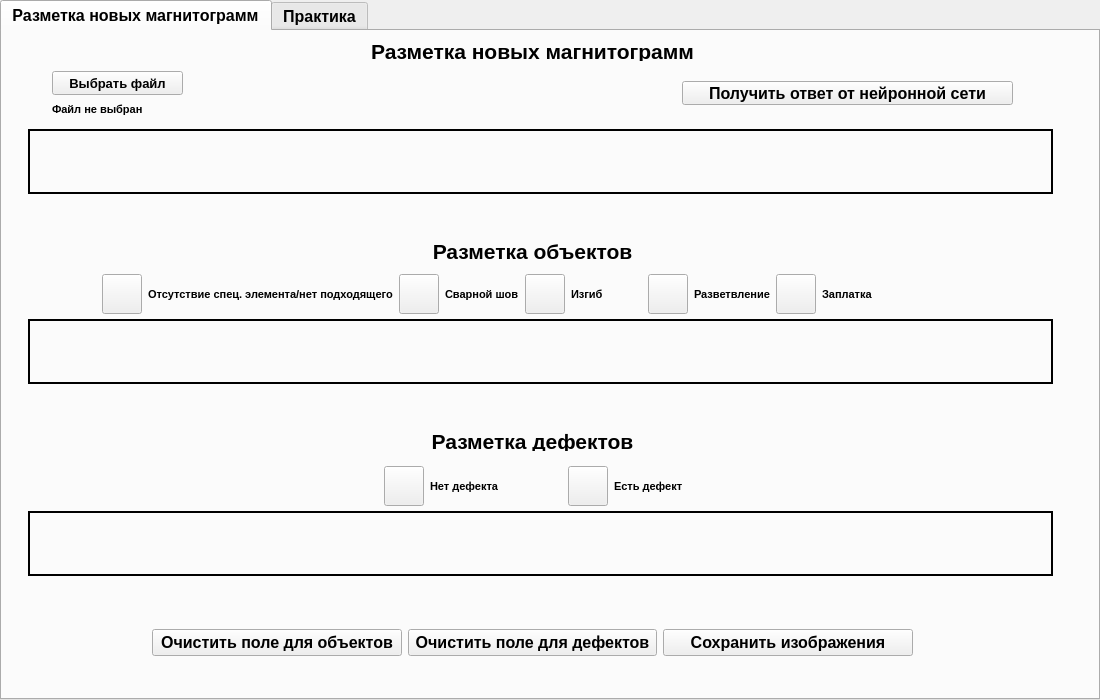
<?xml version="1.0" encoding="UTF-8"?>
<ui version="4.0">
 <class>MainWindow</class>
 <widget class="QMainWindow" name="MainWindow">
  <property name="geometry">
   <rect>
    <x>0</x>
    <y>0</y>
    <width>1100</width>
    <height>700</height>
   </rect>
  </property>
  <property name="minimumSize">
   <size>
    <width>1024</width>
    <height>700</height>
   </size>
  </property>
  <property name="maximumSize">
   <size>
    <width>1100</width>
    <height>700</height>
   </size>
  </property>
  <property name="windowTitle">
   <string>MainWindow</string>
  </property>
  <widget class="QWidget" name="centralwidget">
   <widget class="QTabWidget" name="tabWidget">
    <property name="enabled">
     <bool>true</bool>
    </property>
    <property name="geometry">
     <rect>
      <x>0</x>
      <y>0</y>
      <width>1100</width>
      <height>700</height>
     </rect>
    </property>
    <property name="minimumSize">
     <size>
      <width>800</width>
      <height>700</height>
     </size>
    </property>
    <property name="maximumSize">
     <size>
      <width>1100</width>
      <height>700</height>
     </size>
    </property>
    <property name="font">
     <font>
      <family>Arial</family>
      <pointsize>12</pointsize>
      <weight>75</weight>
      <bold>true</bold>
     </font>
    </property>
    <property name="currentIndex">
     <number>0</number>
    </property>
    <widget class="QWidget" name="tab">
     <attribute name="title">
      <string>Разметка новых магнитограмм</string>
     </attribute>
     <widget class="QLabel" name="label">
      <property name="geometry">
       <rect>
        <x>310</x>
        <y>10</y>
        <width>441</width>
        <height>20</height>
       </rect>
      </property>
      <property name="font">
       <font>
        <pointsize>16</pointsize>
       </font>
      </property>
      <property name="text">
       <string>Разметка новых магнитограмм</string>
      </property>
      <property name="alignment">
       <set>Qt::AlignCenter</set>
      </property>
     </widget>
     <widget class="QPushButton" name="pushButton_30">
      <property name="geometry">
       <rect>
        <x>50</x>
        <y>40</y>
        <width>131</width>
        <height>24</height>
       </rect>
      </property>
      <property name="font">
       <font>
        <family>Arial</family>
        <pointsize>10</pointsize>
        <weight>75</weight>
        <bold>true</bold>
       </font>
      </property>
      <property name="text">
       <string>Выбрать файл</string>
      </property>
     </widget>
     <widget class="QLabel" name="label_82">
      <property name="geometry">
       <rect>
        <x>50</x>
        <y>70</y>
        <width>211</width>
        <height>16</height>
       </rect>
      </property>
      <property name="font">
       <font>
        <family>Arial</family>
        <pointsize>8</pointsize>
        <weight>75</weight>
        <bold>true</bold>
       </font>
      </property>
      <property name="text">
       <string>Файл не выбран</string>
      </property>
     </widget>
     <widget class="QWidget" name="horizontalLayoutWidget">
      <property name="geometry">
       <rect>
        <x>100</x>
        <y>238</y>
        <width>791</width>
        <height>51</height>
       </rect>
      </property>
      <layout class="QHBoxLayout" name="horizontalLayout">
       <item>
        <widget class="QPushButton" name="colorButton_3">
         <property name="sizePolicy">
          <sizepolicy hsizetype="Fixed" vsizetype="Fixed">
           <horstretch>0</horstretch>
           <verstretch>0</verstretch>
          </sizepolicy>
         </property>
         <property name="minimumSize">
          <size>
           <width>20</width>
           <height>20</height>
          </size>
         </property>
         <property name="maximumSize">
          <size>
           <width>40</width>
           <height>40</height>
          </size>
         </property>
         <property name="styleSheet">
          <string notr="true"/>
         </property>
         <property name="text">
          <string/>
         </property>
        </widget>
       </item>
       <item>
        <widget class="QLabel" name="label_85">
         <property name="font">
          <font>
           <family>Arial</family>
           <pointsize>8</pointsize>
           <weight>75</weight>
           <bold>true</bold>
          </font>
         </property>
         <property name="text">
          <string>Отсутствие спец. элемента/нет подходящего</string>
         </property>
        </widget>
       </item>
       <item>
        <widget class="QPushButton" name="colorButton_2">
         <property name="sizePolicy">
          <sizepolicy hsizetype="Fixed" vsizetype="Fixed">
           <horstretch>0</horstretch>
           <verstretch>0</verstretch>
          </sizepolicy>
         </property>
         <property name="minimumSize">
          <size>
           <width>20</width>
           <height>20</height>
          </size>
         </property>
         <property name="maximumSize">
          <size>
           <width>40</width>
           <height>40</height>
          </size>
         </property>
         <property name="styleSheet">
          <string notr="true"/>
         </property>
         <property name="text">
          <string/>
         </property>
        </widget>
       </item>
       <item>
        <widget class="QLabel" name="label_84">
         <property name="font">
          <font>
           <family>Arial</family>
           <pointsize>8</pointsize>
           <weight>75</weight>
           <bold>true</bold>
          </font>
         </property>
         <property name="text">
          <string>Сварной шов</string>
         </property>
        </widget>
       </item>
       <item>
        <widget class="QPushButton" name="colorButton_1">
         <property name="sizePolicy">
          <sizepolicy hsizetype="Fixed" vsizetype="Fixed">
           <horstretch>0</horstretch>
           <verstretch>0</verstretch>
          </sizepolicy>
         </property>
         <property name="minimumSize">
          <size>
           <width>20</width>
           <height>20</height>
          </size>
         </property>
         <property name="maximumSize">
          <size>
           <width>40</width>
           <height>40</height>
          </size>
         </property>
         <property name="styleSheet">
          <string notr="true"/>
         </property>
         <property name="text">
          <string/>
         </property>
        </widget>
       </item>
       <item>
        <widget class="QLabel" name="label_83">
         <property name="font">
          <font>
           <family>Arial</family>
           <pointsize>8</pointsize>
           <weight>75</weight>
           <bold>true</bold>
          </font>
         </property>
         <property name="text">
          <string>Изгиб</string>
         </property>
        </widget>
       </item>
       <item>
        <widget class="QPushButton" name="colorButton_4">
         <property name="sizePolicy">
          <sizepolicy hsizetype="Fixed" vsizetype="Fixed">
           <horstretch>0</horstretch>
           <verstretch>0</verstretch>
          </sizepolicy>
         </property>
         <property name="minimumSize">
          <size>
           <width>20</width>
           <height>20</height>
          </size>
         </property>
         <property name="maximumSize">
          <size>
           <width>40</width>
           <height>40</height>
          </size>
         </property>
         <property name="styleSheet">
          <string notr="true"/>
         </property>
         <property name="text">
          <string/>
         </property>
        </widget>
       </item>
       <item>
        <widget class="QLabel" name="label_86">
         <property name="font">
          <font>
           <family>Arial</family>
           <pointsize>8</pointsize>
           <weight>75</weight>
           <bold>true</bold>
          </font>
         </property>
         <property name="text">
          <string>Разветвление</string>
         </property>
        </widget>
       </item>
       <item>
        <widget class="QPushButton" name="colorButton_5">
         <property name="sizePolicy">
          <sizepolicy hsizetype="Fixed" vsizetype="Fixed">
           <horstretch>0</horstretch>
           <verstretch>0</verstretch>
          </sizepolicy>
         </property>
         <property name="minimumSize">
          <size>
           <width>20</width>
           <height>20</height>
          </size>
         </property>
         <property name="maximumSize">
          <size>
           <width>40</width>
           <height>40</height>
          </size>
         </property>
         <property name="styleSheet">
          <string notr="true"/>
         </property>
         <property name="text">
          <string/>
         </property>
        </widget>
       </item>
       <item>
        <widget class="QLabel" name="label_87">
         <property name="font">
          <font>
           <family>Arial</family>
           <pointsize>8</pointsize>
           <weight>75</weight>
           <bold>true</bold>
          </font>
         </property>
         <property name="text">
          <string>Заплатка</string>
         </property>
        </widget>
       </item>
      </layout>
     </widget>
     <widget class="QWidget" name="horizontalLayoutWidget_2">
      <property name="geometry">
       <rect>
        <x>382</x>
        <y>430</y>
        <width>361</width>
        <height>51</height>
       </rect>
      </property>
      <layout class="QHBoxLayout" name="horizontalLayout_2">
       <item>
        <widget class="QPushButton" name="colorButton_6">
         <property name="sizePolicy">
          <sizepolicy hsizetype="Fixed" vsizetype="Fixed">
           <horstretch>0</horstretch>
           <verstretch>0</verstretch>
          </sizepolicy>
         </property>
         <property name="minimumSize">
          <size>
           <width>20</width>
           <height>20</height>
          </size>
         </property>
         <property name="maximumSize">
          <size>
           <width>40</width>
           <height>40</height>
          </size>
         </property>
         <property name="styleSheet">
          <string notr="true"/>
         </property>
         <property name="text">
          <string/>
         </property>
        </widget>
       </item>
       <item>
        <widget class="QLabel" name="label_88">
         <property name="font">
          <font>
           <family>Arial</family>
           <pointsize>8</pointsize>
           <weight>75</weight>
           <bold>true</bold>
          </font>
         </property>
         <property name="text">
          <string>Нет дефекта</string>
         </property>
        </widget>
       </item>
       <item>
        <widget class="QPushButton" name="colorButton_7">
         <property name="sizePolicy">
          <sizepolicy hsizetype="Fixed" vsizetype="Fixed">
           <horstretch>0</horstretch>
           <verstretch>0</verstretch>
          </sizepolicy>
         </property>
         <property name="minimumSize">
          <size>
           <width>20</width>
           <height>20</height>
          </size>
         </property>
         <property name="maximumSize">
          <size>
           <width>40</width>
           <height>40</height>
          </size>
         </property>
         <property name="styleSheet">
          <string notr="true"/>
         </property>
         <property name="text">
          <string/>
         </property>
        </widget>
       </item>
       <item>
        <widget class="QLabel" name="label_89">
         <property name="font">
          <font>
           <family>Arial</family>
           <pointsize>8</pointsize>
           <weight>75</weight>
           <bold>true</bold>
          </font>
         </property>
         <property name="text">
          <string>Есть дефект</string>
         </property>
        </widget>
       </item>
      </layout>
     </widget>
     <widget class="QWidget" name="horizontalLayoutWidget_3">
      <property name="geometry">
       <rect>
        <x>150</x>
        <y>576</y>
        <width>761</width>
        <height>71</height>
       </rect>
      </property>
      <layout class="QHBoxLayout" name="horizontalLayout_3">
       <property name="sizeConstraint">
        <enum>QLayout::SetDefaultConstraint</enum>
       </property>
       <item>
        <widget class="QPushButton" name="pushButton">
         <property name="maximumSize">
          <size>
           <width>16777215</width>
           <height>27</height>
          </size>
         </property>
         <property name="text">
          <string>Очистить поле для объектов</string>
         </property>
        </widget>
       </item>
       <item>
        <widget class="QPushButton" name="pushButton_2">
         <property name="text">
          <string>Очистить поле для дефектов</string>
         </property>
        </widget>
       </item>
       <item>
        <widget class="QPushButton" name="pushButton_3">
         <property name="text">
          <string>Сохранить изображения</string>
         </property>
        </widget>
       </item>
      </layout>
     </widget>
     <widget class="QLabel" name="label_3">
      <property name="geometry">
       <rect>
        <x>310</x>
        <y>210</y>
        <width>441</width>
        <height>20</height>
       </rect>
      </property>
      <property name="font">
       <font>
        <pointsize>16</pointsize>
       </font>
      </property>
      <property name="text">
       <string>Разметка объектов</string>
      </property>
      <property name="alignment">
       <set>Qt::AlignCenter</set>
      </property>
     </widget>
     <widget class="QLabel" name="label_4">
      <property name="geometry">
       <rect>
        <x>310</x>
        <y>400</y>
        <width>441</width>
        <height>20</height>
       </rect>
      </property>
      <property name="font">
       <font>
        <pointsize>16</pointsize>
       </font>
      </property>
      <property name="text">
       <string>Разметка дефектов</string>
      </property>
      <property name="alignment">
       <set>Qt::AlignCenter</set>
      </property>
     </widget>
     <widget class="QPushButton" name="pushButton_4">
      <property name="geometry">
       <rect>
        <x>680</x>
        <y>50</y>
        <width>331</width>
        <height>24</height>
       </rect>
      </property>
      <property name="text">
       <string>Получить ответ от нейронной сети</string>
      </property>
     </widget>
     <widget class="QLabel" name="canvas_3">
      <property name="geometry">
       <rect>
        <x>26</x>
        <y>480</y>
        <width>1025</width>
        <height>65</height>
       </rect>
      </property>
      <property name="sizePolicy">
       <sizepolicy hsizetype="MinimumExpanding" vsizetype="MinimumExpanding">
        <horstretch>0</horstretch>
        <verstretch>0</verstretch>
       </sizepolicy>
      </property>
      <property name="frameShape">
       <enum>QFrame::Box</enum>
      </property>
      <property name="lineWidth">
       <number>2</number>
      </property>
      <property name="text">
       <string/>
      </property>
     </widget>
     <widget class="QWidget" name="gridLayoutWidget_2">
      <property name="geometry">
       <rect>
        <x>26</x>
        <y>480</y>
        <width>1025</width>
        <height>65</height>
       </rect>
      </property>
      <layout class="QGridLayout" name="gridLayout_2"/>
     </widget>
     <widget class="QLabel" name="canvas_7">
      <property name="geometry">
       <rect>
        <x>26</x>
        <y>288</y>
        <width>1025</width>
        <height>65</height>
       </rect>
      </property>
      <property name="sizePolicy">
       <sizepolicy hsizetype="MinimumExpanding" vsizetype="MinimumExpanding">
        <horstretch>0</horstretch>
        <verstretch>0</verstretch>
       </sizepolicy>
      </property>
      <property name="frameShape">
       <enum>QFrame::Box</enum>
      </property>
      <property name="lineWidth">
       <number>2</number>
      </property>
      <property name="text">
       <string/>
      </property>
     </widget>
     <widget class="QWidget" name="gridLayoutWidget_4">
      <property name="geometry">
       <rect>
        <x>26</x>
        <y>288</y>
        <width>1025</width>
        <height>65</height>
       </rect>
      </property>
      <layout class="QGridLayout" name="gridLayout_4"/>
     </widget>
     <widget class="QLabel" name="canvas_8">
      <property name="geometry">
       <rect>
        <x>26</x>
        <y>98</y>
        <width>1025</width>
        <height>65</height>
       </rect>
      </property>
      <property name="sizePolicy">
       <sizepolicy hsizetype="MinimumExpanding" vsizetype="MinimumExpanding">
        <horstretch>0</horstretch>
        <verstretch>0</verstretch>
       </sizepolicy>
      </property>
      <property name="frameShape">
       <enum>QFrame::Box</enum>
      </property>
      <property name="lineWidth">
       <number>2</number>
      </property>
      <property name="text">
       <string/>
      </property>
     </widget>
     <widget class="QWidget" name="gridLayoutWidget_5">
      <property name="geometry">
       <rect>
        <x>26</x>
        <y>98</y>
        <width>1025</width>
        <height>65</height>
       </rect>
      </property>
      <layout class="QGridLayout" name="gridLayout_5"/>
     </widget>
    </widget>
    <widget class="QWidget" name="tab_2">
     <property name="enabled">
      <bool>true</bool>
     </property>
     <attribute name="title">
      <string>Практика</string>
     </attribute>
     <widget class="QLabel" name="label_2">
      <property name="geometry">
       <rect>
        <x>160</x>
        <y>20</y>
        <width>441</width>
        <height>20</height>
       </rect>
      </property>
      <property name="font">
       <font>
        <pointsize>16</pointsize>
       </font>
      </property>
      <property name="text">
       <string>Практика</string>
      </property>
      <property name="alignment">
       <set>Qt::AlignCenter</set>
      </property>
     </widget>
     <widget class="QPushButton" name="pushButton_31">
      <property name="geometry">
       <rect>
        <x>10</x>
        <y>30</y>
        <width>141</width>
        <height>24</height>
       </rect>
      </property>
      <property name="font">
       <font>
        <family>Arial</family>
        <pointsize>10</pointsize>
        <weight>75</weight>
        <bold>true</bold>
       </font>
      </property>
      <property name="text">
       <string>Выбрать задание</string>
      </property>
     </widget>
     <widget class="QLabel" name="label_90">
      <property name="geometry">
       <rect>
        <x>10</x>
        <y>60</y>
        <width>211</width>
        <height>16</height>
       </rect>
      </property>
      <property name="font">
       <font>
        <family>Arial</family>
        <pointsize>8</pointsize>
        <weight>75</weight>
        <bold>true</bold>
       </font>
      </property>
      <property name="text">
       <string>Файл не выбран</string>
      </property>
     </widget>
     <widget class="QLabel" name="canvas_4">
      <property name="geometry">
       <rect>
        <x>120</x>
        <y>290</y>
        <width>512</width>
        <height>64</height>
       </rect>
      </property>
      <property name="sizePolicy">
       <sizepolicy hsizetype="MinimumExpanding" vsizetype="MinimumExpanding">
        <horstretch>0</horstretch>
        <verstretch>0</verstretch>
       </sizepolicy>
      </property>
      <property name="frameShape">
       <enum>QFrame::Box</enum>
      </property>
      <property name="lineWidth">
       <number>2</number>
      </property>
      <property name="text">
       <string/>
      </property>
     </widget>
     <widget class="QLabel" name="label_5">
      <property name="geometry">
       <rect>
        <x>160</x>
        <y>210</y>
        <width>441</width>
        <height>20</height>
       </rect>
      </property>
      <property name="font">
       <font>
        <pointsize>16</pointsize>
       </font>
      </property>
      <property name="text">
       <string>Разметка объектов</string>
      </property>
      <property name="alignment">
       <set>Qt::AlignCenter</set>
      </property>
     </widget>
     <widget class="QWidget" name="horizontalLayoutWidget_4">
      <property name="geometry">
       <rect>
        <x>20</x>
        <y>570</y>
        <width>761</width>
        <height>71</height>
       </rect>
      </property>
      <layout class="QHBoxLayout" name="horizontalLayout_7">
       <property name="sizeConstraint">
        <enum>QLayout::SetDefaultConstraint</enum>
       </property>
       <item>
        <widget class="QPushButton" name="pushButton_8">
         <property name="maximumSize">
          <size>
           <width>16777215</width>
           <height>27</height>
          </size>
         </property>
         <property name="text">
          <string>Очистить поле для объектов</string>
         </property>
        </widget>
       </item>
       <item>
        <widget class="QPushButton" name="pushButton_9">
         <property name="text">
          <string>Очистить поле для дефектов</string>
         </property>
        </widget>
       </item>
       <item>
        <widget class="QPushButton" name="pushButton_10">
         <property name="text">
          <string>Проверить результат</string>
         </property>
        </widget>
       </item>
      </layout>
     </widget>
     <widget class="QLabel" name="canvas_5">
      <property name="geometry">
       <rect>
        <x>120</x>
        <y>480</y>
        <width>512</width>
        <height>64</height>
       </rect>
      </property>
      <property name="sizePolicy">
       <sizepolicy hsizetype="MinimumExpanding" vsizetype="MinimumExpanding">
        <horstretch>0</horstretch>
        <verstretch>0</verstretch>
       </sizepolicy>
      </property>
      <property name="frameShape">
       <enum>QFrame::Box</enum>
      </property>
      <property name="lineWidth">
       <number>2</number>
      </property>
      <property name="text">
       <string/>
      </property>
     </widget>
     <widget class="QPushButton" name="pushButton_11">
      <property name="geometry">
       <rect>
        <x>440</x>
        <y>60</y>
        <width>331</width>
        <height>27</height>
       </rect>
      </property>
      <property name="text">
       <string>Получить ответ от нейронной сети</string>
      </property>
     </widget>
     <widget class="QLabel" name="canvas_6">
      <property name="geometry">
       <rect>
        <x>120</x>
        <y>110</y>
        <width>512</width>
        <height>64</height>
       </rect>
      </property>
      <property name="sizePolicy">
       <sizepolicy hsizetype="MinimumExpanding" vsizetype="MinimumExpanding">
        <horstretch>0</horstretch>
        <verstretch>0</verstretch>
       </sizepolicy>
      </property>
      <property name="frameShape">
       <enum>QFrame::Box</enum>
      </property>
      <property name="lineWidth">
       <number>2</number>
      </property>
      <property name="text">
       <string/>
      </property>
     </widget>
     <widget class="QWidget" name="horizontalLayoutWidget_5">
      <property name="geometry">
       <rect>
        <x>10</x>
        <y>240</y>
        <width>791</width>
        <height>51</height>
       </rect>
      </property>
      <layout class="QHBoxLayout" name="horizontalLayout_8">
       <item>
        <widget class="QPushButton" name="colorButton_15">
         <property name="sizePolicy">
          <sizepolicy hsizetype="Fixed" vsizetype="Fixed">
           <horstretch>0</horstretch>
           <verstretch>0</verstretch>
          </sizepolicy>
         </property>
         <property name="minimumSize">
          <size>
           <width>20</width>
           <height>20</height>
          </size>
         </property>
         <property name="maximumSize">
          <size>
           <width>40</width>
           <height>40</height>
          </size>
         </property>
         <property name="styleSheet">
          <string notr="true"/>
         </property>
         <property name="text">
          <string/>
         </property>
        </widget>
       </item>
       <item>
        <widget class="QLabel" name="label_98">
         <property name="font">
          <font>
           <family>Arial</family>
           <pointsize>8</pointsize>
           <weight>75</weight>
           <bold>true</bold>
          </font>
         </property>
         <property name="text">
          <string>Зеленый</string>
         </property>
        </widget>
       </item>
       <item>
        <widget class="QPushButton" name="colorButton_16">
         <property name="sizePolicy">
          <sizepolicy hsizetype="Fixed" vsizetype="Fixed">
           <horstretch>0</horstretch>
           <verstretch>0</verstretch>
          </sizepolicy>
         </property>
         <property name="minimumSize">
          <size>
           <width>20</width>
           <height>20</height>
          </size>
         </property>
         <property name="maximumSize">
          <size>
           <width>40</width>
           <height>40</height>
          </size>
         </property>
         <property name="styleSheet">
          <string notr="true"/>
         </property>
         <property name="text">
          <string/>
         </property>
        </widget>
       </item>
       <item>
        <widget class="QLabel" name="label_99">
         <property name="font">
          <font>
           <family>Arial</family>
           <pointsize>8</pointsize>
           <weight>75</weight>
           <bold>true</bold>
          </font>
         </property>
         <property name="text">
          <string>Синий</string>
         </property>
        </widget>
       </item>
       <item>
        <widget class="QPushButton" name="colorButton_17">
         <property name="sizePolicy">
          <sizepolicy hsizetype="Fixed" vsizetype="Fixed">
           <horstretch>0</horstretch>
           <verstretch>0</verstretch>
          </sizepolicy>
         </property>
         <property name="minimumSize">
          <size>
           <width>20</width>
           <height>20</height>
          </size>
         </property>
         <property name="maximumSize">
          <size>
           <width>40</width>
           <height>40</height>
          </size>
         </property>
         <property name="styleSheet">
          <string notr="true"/>
         </property>
         <property name="text">
          <string/>
         </property>
        </widget>
       </item>
       <item>
        <widget class="QLabel" name="label_100">
         <property name="font">
          <font>
           <family>Arial</family>
           <pointsize>8</pointsize>
           <weight>75</weight>
           <bold>true</bold>
          </font>
         </property>
         <property name="text">
          <string>Желтый</string>
         </property>
        </widget>
       </item>
       <item>
        <widget class="QPushButton" name="colorButton_18">
         <property name="sizePolicy">
          <sizepolicy hsizetype="Fixed" vsizetype="Fixed">
           <horstretch>0</horstretch>
           <verstretch>0</verstretch>
          </sizepolicy>
         </property>
         <property name="minimumSize">
          <size>
           <width>20</width>
           <height>20</height>
          </size>
         </property>
         <property name="maximumSize">
          <size>
           <width>40</width>
           <height>40</height>
          </size>
         </property>
         <property name="styleSheet">
          <string notr="true"/>
         </property>
         <property name="text">
          <string/>
         </property>
        </widget>
       </item>
       <item>
        <widget class="QLabel" name="label_101">
         <property name="font">
          <font>
           <family>Arial</family>
           <pointsize>8</pointsize>
           <weight>75</weight>
           <bold>true</bold>
          </font>
         </property>
         <property name="text">
          <string>Черный</string>
         </property>
        </widget>
       </item>
       <item>
        <widget class="QPushButton" name="colorButton_19">
         <property name="sizePolicy">
          <sizepolicy hsizetype="Fixed" vsizetype="Fixed">
           <horstretch>0</horstretch>
           <verstretch>0</verstretch>
          </sizepolicy>
         </property>
         <property name="minimumSize">
          <size>
           <width>20</width>
           <height>20</height>
          </size>
         </property>
         <property name="maximumSize">
          <size>
           <width>40</width>
           <height>40</height>
          </size>
         </property>
         <property name="styleSheet">
          <string notr="true"/>
         </property>
         <property name="text">
          <string/>
         </property>
        </widget>
       </item>
       <item>
        <widget class="QLabel" name="label_102">
         <property name="font">
          <font>
           <family>Arial</family>
           <pointsize>8</pointsize>
           <weight>75</weight>
           <bold>true</bold>
          </font>
         </property>
         <property name="text">
          <string>Голубой</string>
         </property>
        </widget>
       </item>
      </layout>
     </widget>
     <widget class="QWidget" name="horizontalLayoutWidget_6">
      <property name="geometry">
       <rect>
        <x>230</x>
        <y>430</y>
        <width>361</width>
        <height>51</height>
       </rect>
      </property>
      <layout class="QHBoxLayout" name="horizontalLayout_9">
       <item>
        <widget class="QPushButton" name="colorButton_20">
         <property name="sizePolicy">
          <sizepolicy hsizetype="Fixed" vsizetype="Fixed">
           <horstretch>0</horstretch>
           <verstretch>0</verstretch>
          </sizepolicy>
         </property>
         <property name="minimumSize">
          <size>
           <width>20</width>
           <height>20</height>
          </size>
         </property>
         <property name="maximumSize">
          <size>
           <width>40</width>
           <height>40</height>
          </size>
         </property>
         <property name="styleSheet">
          <string notr="true"/>
         </property>
         <property name="text">
          <string/>
         </property>
        </widget>
       </item>
       <item>
        <widget class="QLabel" name="label_103">
         <property name="font">
          <font>
           <family>Arial</family>
           <pointsize>8</pointsize>
           <weight>75</weight>
           <bold>true</bold>
          </font>
         </property>
         <property name="text">
          <string>Зеленый</string>
         </property>
        </widget>
       </item>
       <item>
        <widget class="QPushButton" name="colorButton_21">
         <property name="sizePolicy">
          <sizepolicy hsizetype="Fixed" vsizetype="Fixed">
           <horstretch>0</horstretch>
           <verstretch>0</verstretch>
          </sizepolicy>
         </property>
         <property name="minimumSize">
          <size>
           <width>20</width>
           <height>20</height>
          </size>
         </property>
         <property name="maximumSize">
          <size>
           <width>40</width>
           <height>40</height>
          </size>
         </property>
         <property name="styleSheet">
          <string notr="true"/>
         </property>
         <property name="text">
          <string/>
         </property>
        </widget>
       </item>
       <item>
        <widget class="QLabel" name="label_104">
         <property name="font">
          <font>
           <family>Arial</family>
           <pointsize>8</pointsize>
           <weight>75</weight>
           <bold>true</bold>
          </font>
         </property>
         <property name="text">
          <string>Красный</string>
         </property>
        </widget>
       </item>
      </layout>
     </widget>
     <widget class="QLabel" name="label_6">
      <property name="geometry">
       <rect>
        <x>160</x>
        <y>400</y>
        <width>441</width>
        <height>20</height>
       </rect>
      </property>
      <property name="font">
       <font>
        <pointsize>16</pointsize>
       </font>
      </property>
      <property name="text">
       <string>Разметка дефектов</string>
      </property>
      <property name="alignment">
       <set>Qt::AlignCenter</set>
      </property>
     </widget>
    </widget>
   </widget>
  </widget>
 </widget>
 <resources/>
 <connections/>
</ui>
